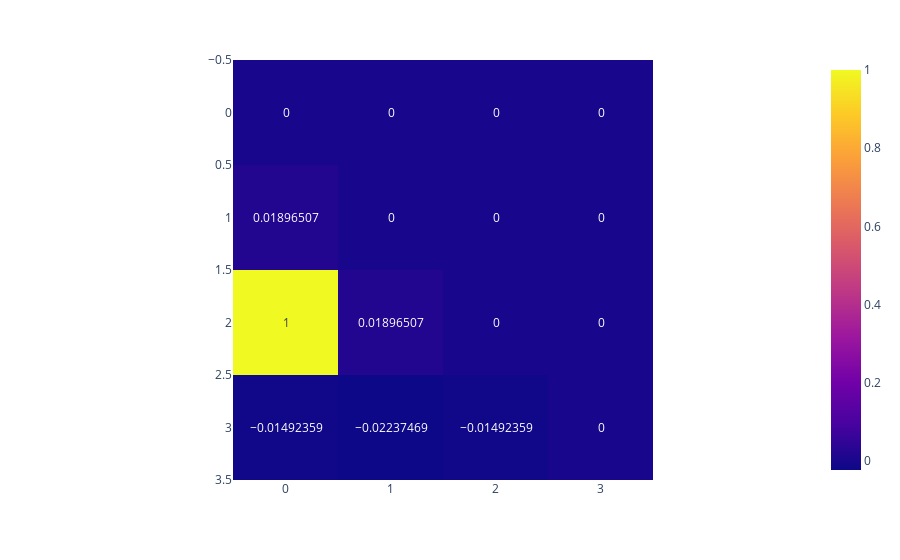

The notebook cell this image was saved under:
### Markdown cell above
Rysuję macierz korelacji za pomocą <tt>heatmap</tt>.

### Code cell
sns.set(style="darkgrid")

corr = df.corr()

# Generate a mask for the upper triangle
mask = np.zeros_like(corr, dtype=np.bool)
mask[np.triu_indices_from(mask)] = True

fig = px.imshow((corr * (~mask)), text_auto=True)
fig.show()

# Set up the matplotlib figure
f, ax = plt.subplots(figsize=(11, 9))

# Generate a custom diverging colormap
cmap = sns.diverging_palette(220, 10, as_cmap=True)

# Draw the heatmap with the mask and correct aspect ratio
sns.heatmap(corr, mask=mask, cmap=cmap, vmin=-1, vmax=1,
            square=True, xticklabels=5, yticklabels=5,
            linewidths=.5, cbar_kws={"shrink": .5}, ax=ax)
plt.show()
corr

### Figure 1 — Plotly figure (JSON) as saved in the notebook; plotly's stock layout.template omitted (floating-point values rounded to 4 significant figures)
{"data": [{"coloraxis": "coloraxis", "name": "0", "texttemplate": "%{z}", "x": [0, 1, 2, 3], "y": [0, 1, 2, 3], "z": [[0.0, 0.0, 0.0, -0.0], [0.01897, 0.0, 0.0, -0.0], [1.0, 0.01897, 0.0, -0.0], [-0.01492, -0.02237, -0.01492, 0.0]], "type": "heatmap", "xaxis": "x", "yaxis": "y", "hovertemplate": "x: %{x}<br>y: %{y}<br>color: %{z}<extra></extra>"}], "layout": {"xaxis": {"anchor": "y", "domain": [0.0, 1.0], "scaleanchor": "y", "constrain": "domain"}, "yaxis": {"anchor": "x", "domain": [0.0, 1.0], "autorange": "reversed", "constrain": "domain"}, "coloraxis": {"colorscale": [[0.0, "#0d0887"], [0.1111, "#46039f"], [0.2222, "#7201a8"], [0.3333, "#9c179e"], [0.4444, "#bd3786"], [0.5556, "#d8576b"], [0.6667, "#ed7953"], [0.7778, "#fb9f3a"], [0.8889, "#fdca26"], [1.0, "#f0f921"]]}, "margin": {"t": 60}}}
